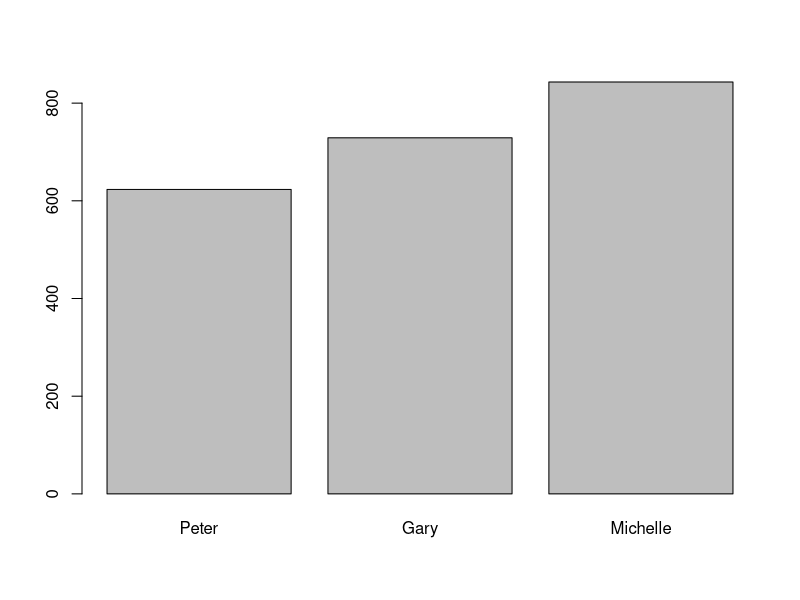
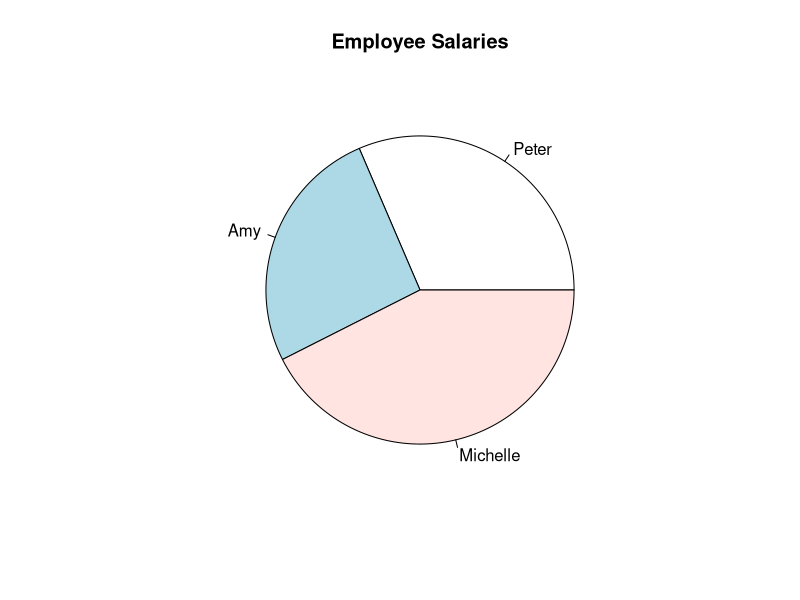

Write R code to recreate these figures, in order.
#Question 1:
print(": Use R to create the following two matrices and do the indicated matrix multiplication.")

X = matrix(
    c(7,9,12,2,4,13),
    nrow = 2,
    ncol = 3,
    byrow = TRUE)
print(X)

Y = matrix(
    c(1,7,12,19,2,8,13,20,3,9,14,21),
    nrow = 3,
    ncol = 4,
    byrow = TRUE)
print(Y)

#Resulting Matrix:
print(X %*% Y)

#Question 2:
#a. data frame:

Data_Frame <- data.frame (
  id = c(1,2,3,4,5),
  name = c("Peter", "Amy", "Ryan", "Gary", "Michelle"),
  salary = c(623.30, 515.20, 611.00, 729.00, 843.25)
)

Data_Frame

#b. adding department column
Data_Frame$department <- c("sales", "accounting", "accounting", "sales", "finance")

Data_Frame

#c. extracting specific rows and columns:
Data_Frame[c(1,3,5), c(2,3)]


#d. bar chart:
y <- Data_Frame[c(1,4,5), c(3)]

x <- Data_Frame[c(1,4,5), c(2)]

barplot(y, names.arg = x)

#e. pie chart:
Data_Frame
summary(Data_Frame)

z <- Data_Frame[c(1,2,5), c(3)]
mylabel <- c("Peter", "Amy", "Michelle")
pie(z, label = mylabel, main = "Employee Salaries")

#Question 3: Python to R
    #Function 1: "if else"
    #Python code
#def valid_function():
#   def result_function():
#    if user_action == computer_action:
#        print(f"Both players selected {user_action}. It's a tie!")
#    elif user_action == "rock":
#        if computer_action == "scissors":
#            print("Rock smashes scissors! You win!")
#        else:
#            print("Paper covers rock! You lose.")
#    elif user_action == "paper":
#        if computer_action == "rock":
#            print("Paper covers rock! You win!")
#        else:
#            print("Scissors cuts paper! You lose.")
#    elif user_action == "scissors":
#        if computer_action == "paper":
#            print("Scissors cuts paper! You win!")
#        else:
#            print("Rock smashes scissors! You lose.")

game = function(){
    user.input <- readline(prompt="Enter a choice (rock, paper, scissors): ")
    options = c("rock", "paper", "scissors")
          comp.move = sample(options, size = 1)

    if (user.input == comp.move) {
    print("Tie!")
    } else if (user.input == "rock" & comp.move == "paper") {
    print("You chose rock, computer chose paper: you lose")
    } else if (user.input == "rock" & comp.move == "scissors") {
    print("You chose rock, computer chose scissors: you win! ")
    } else if (user.input == "scissors" & comp.move == "rock") {
    print("You chose scissors, computer chose rock: you lose")
    } else if (user.input == "scissors" & comp.move == "paper") {
    print("You chose scissors, computer chose paper: you win!")
    } else if (user.input == "paper" & comp.move == "rock") {
    print("you chose paper, computer chose rock: you win!")
    } else if (user.input == "paper" & comp.move == "scissors") {
    print("you chose paper, computer chose scissors: you lose")
    } else
    print("error, invalid selection")
    }

game()

#Question 3:
    #Function 2: "while loop"
#def play_function():
#    print("Play another game?")
#    t=True
#    while t:
#        choice = input("Enter y or n: ")
#        if choice == 'y' or choice == 'Y':
#            random_function()
#            valid_function()
#            result_function()
#            score_function()
#            play_function()
#            t=False
#        else:
#            t=False

play = function(){
t = TRUE
while (t == TRUE){
    user.choice <- readline(prompt="Play another game? Enter y or n:")
    if (user.choice == "y" | user.choice == "Y") {
    game()
    play()
    t = FALSE
    } else 
    t = FALSE
}
}

play()

main = function(){
    game()
    play()
}

main()
